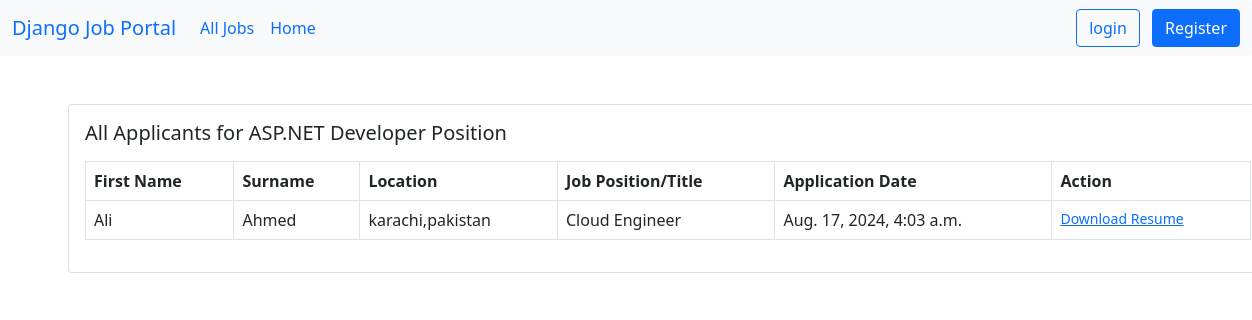
/job/all-applicants/1/, run on an earlier commit of the app's database.
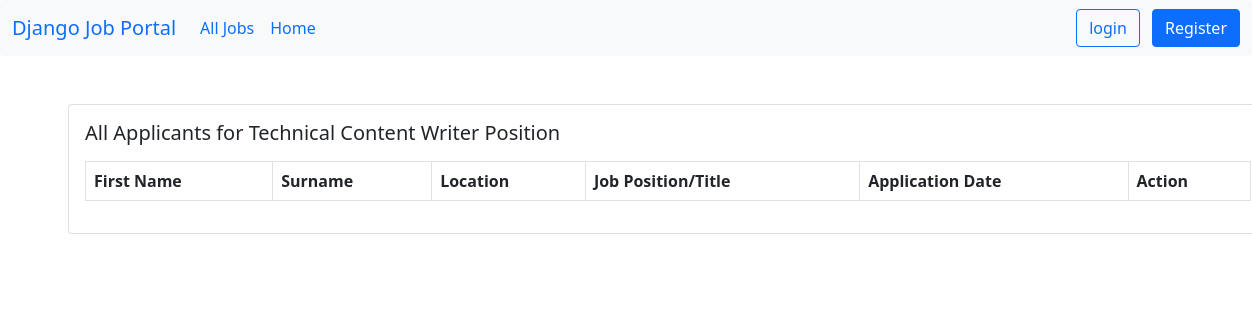
And on a later commit of the database.
### job/models.py (models this page shows, shortened)
class Job(models.Model):
    job_type_choices=(
        ('Remote','Remote'),
        ('Onsite','Onsite'),
        ('Hybrid','Hybrid')
    )
    user=models.ForeignKey(User,on_delete=models.CASCADE)
    company=models.ForeignKey(Company,on_delete=models.CASCADE)
    title = models.CharField(max_length=100)
    city=models.CharField(max_length=100)
    salary=models.PositiveIntegerField(default=35000)
    requirements=models.TextField()
    ideal_candidates=models.TextField()
    is_available=models.BooleanField(default=True)
    timestamp=models.DateTimeField(auto_now_add=True)
    industry=models.ForeignKey(Industry,on_delete=models.DO_NOTHING,null=True,blank=True)
    state=models.ForeignKey(State,on_delete=models.DO_NOTHING,null=True,blank=True)
    job_type=models.CharField(max_length=20,choices=job_type_choices,null=True,blank=True)

class ApplyJob(models.Model):
    status_choices=(
        ('Accepted','Accepted'),
        ('Rejected','Rejected'),
        ('Pending','Pending')
    )
    user=models.ForeignKey(User,on_delete=models.CASCADE)
    job=models.ForeignKey(Job,on_delete=models.CASCADE)
    timestamp=models.DateTimeField(auto_now_add=True)
    status=models.CharField(max_length=20,choices=status_choices)

### users/models.py (models this page shows)
class User(AbstractUser):
    email = models.EmailField(unique=True)
    is_recruiter=models.BooleanField(default=False)
    is_applicant=models.BooleanField(default=False)
    has_resume=models.BooleanField(default=False)
    has_company=models.BooleanField(default=False)

### resume/models.py (models this page shows, shortened)
class Resume(models.Model):
    user = models.OneToOneField(User,on_delete=models.CASCADE)
    first_name=models.CharField(max_length=100,null=True,blank=True)
    surname=models.CharField(max_length=100,null=True,blank=True)
    location=models.CharField(max_length=100,null=True,blank=True)
    job_title=models.CharField(max_length=100,null=True,blank=True)
    upload_resume=models.FileField(upload_to='applicant-resumes',null=True,blank=True)

### job/views.py (the view)
# urls.py: path('all-applicants/<int:pk>/',views.all_applicants,name='all-applicants'),
def all_applicants(request,pk):
    job=Job.objects.get(pk=pk)
    applicants=job.applyjob_set.all() # type: ignore
    context={'job':job,'applicants':applicants}
    return render(request,'job/all_applicants.html',context)

### templates/job/all_applicants.html
{% extends "base.html" %}
{% block content %}
<div class=card mx-auto" style="width:75rem;" >
    <div class="card-body">
        <h5 class="card-title mb-3">All Applicants for {{job.title}} Position </h5>
        <table class="table table-bordered">
            <thead>
                <tr>
                    <th scope="col">First Name</th>
                    <th scope="col">Surname</th>
                    <th scope="col">Location</th>
                    <th scope="col">Job Position/Title</th>
                    <th scope="col">Application Date</th>
                    <th scope="col">Action</th>
                </tr>
            </thead>
            <tbody>
            {% for applicant in applicants %}
                <tr>
                    <td>{{applicant.user.resume.first_name}}</td>
                    <td>{{applicant.user.resume.surname}}</td>
                    <td>{{applicant.user.resume.location}}</td>
                    <td>{{applicant.user.resume.job_title}}</td>
                    <td>{{applicant.timestamp}}</td>
                    <td><a target="_blank" href="{{applicant.user.resume.upload_resume.url}}"><small>Download Resume</small></a></td>
                </tr>
            {% endfor %}
            </tbody>
        </table>
    </div>
</div>
{% endblock content %}

What changed in the data, as far as the page shows it:
removed ApplyJob: user.resume.first_name "Ali", user.resume.surname "Ahmed", user.resume.location "karachi,pakistan", user.resume.job_title "Cloud Engineer", timestamp "Aug. 17, 2024, 4:03 a.m."
changed Job: title "ASP.NET Developer" → "Technical Content Writer"
